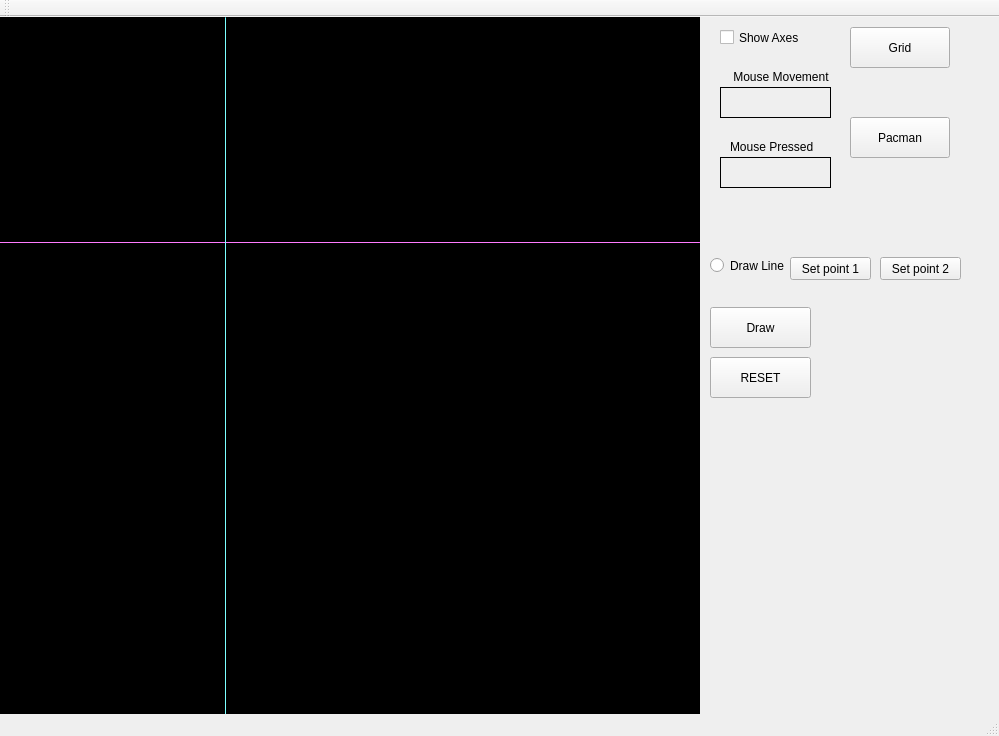
<?xml version="1.0" encoding="UTF-8"?>
<ui version="4.0">
 <class>MainWindow</class>
 <widget class="QMainWindow" name="MainWindow">
  <property name="geometry">
   <rect>
    <x>0</x>
    <y>0</y>
    <width>999</width>
    <height>736</height>
   </rect>
  </property>
  <property name="windowTitle">
   <string>MainWindow</string>
  </property>
  <widget class="QWidget" name="centralWidget">
   <widget class="my_label" name="frame">
    <property name="geometry">
     <rect>
      <x>0</x>
      <y>0</y>
      <width>700</width>
      <height>700</height>
     </rect>
    </property>
    <property name="cursor">
     <cursorShape>CrossCursor</cursorShape>
    </property>
    <property name="mouseTracking">
     <bool>true</bool>
    </property>
    <property name="styleSheet">
     <string notr="true">background-color: rgb(0, 0, 0);</string>
    </property>
    <property name="frameShape">
     <enum>QFrame::Box</enum>
    </property>
    <property name="lineWidth">
     <number>1</number>
    </property>
    <property name="text">
     <string/>
    </property>
   </widget>
   <widget class="QLabel" name="mouse_movement">
    <property name="geometry">
     <rect>
      <x>720</x>
      <y>70</y>
      <width>111</width>
      <height>31</height>
     </rect>
    </property>
    <property name="frameShape">
     <enum>QFrame::Panel</enum>
    </property>
    <property name="text">
     <string/>
    </property>
   </widget>
   <widget class="QLabel" name="label_3">
    <property name="geometry">
     <rect>
      <x>720</x>
      <y>50</y>
      <width>111</width>
      <height>20</height>
     </rect>
    </property>
    <property name="text">
     <string>    Mouse Movement</string>
    </property>
   </widget>
   <widget class="QLabel" name="mouse_pressed">
    <property name="geometry">
     <rect>
      <x>720</x>
      <y>140</y>
      <width>111</width>
      <height>31</height>
     </rect>
    </property>
    <property name="frameShape">
     <enum>QFrame::Panel</enum>
    </property>
    <property name="text">
     <string/>
    </property>
   </widget>
   <widget class="QLabel" name="label_5">
    <property name="geometry">
     <rect>
      <x>730</x>
      <y>120</y>
      <width>91</width>
      <height>20</height>
     </rect>
    </property>
    <property name="text">
     <string>Mouse Pressed</string>
    </property>
   </widget>
   <widget class="Line" name="x_axis">
    <property name="geometry">
     <rect>
      <x>0</x>
      <y>225</y>
      <width>700</width>
      <height>1</height>
     </rect>
    </property>
    <property name="styleSheet">
     <string notr="true">background-color: rgb(255, 85, 255);</string>
    </property>
    <property name="orientation">
     <enum>Qt::Horizontal</enum>
    </property>
   </widget>
   <widget class="Line" name="y_axis">
    <property name="geometry">
     <rect>
      <x>225</x>
      <y>0</y>
      <width>1</width>
      <height>700</height>
     </rect>
    </property>
    <property name="styleSheet">
     <string notr="true">
background-color: rgb(85, 255, 255);</string>
    </property>
    <property name="orientation">
     <enum>Qt::Vertical</enum>
    </property>
   </widget>
   <widget class="QCheckBox" name="show_axes">
    <property name="geometry">
     <rect>
      <x>720</x>
      <y>10</y>
      <width>91</width>
      <height>21</height>
     </rect>
    </property>
    <property name="text">
     <string>Show Axes</string>
    </property>
   </widget>
   <widget class="QPushButton" name="Draw">
    <property name="geometry">
     <rect>
      <x>710</x>
      <y>290</y>
      <width>101</width>
      <height>41</height>
     </rect>
    </property>
    <property name="text">
     <string>Draw</string>
    </property>
   </widget>
   <widget class="QRadioButton" name="draw_line">
    <property name="geometry">
     <rect>
      <x>710</x>
      <y>240</y>
      <width>77</width>
      <height>17</height>
     </rect>
    </property>
    <property name="text">
     <string>Draw Line</string>
    </property>
   </widget>
   <widget class="QPushButton" name="set_point1">
    <property name="geometry">
     <rect>
      <x>790</x>
      <y>240</y>
      <width>81</width>
      <height>23</height>
     </rect>
    </property>
    <property name="text">
     <string>Set point 1</string>
    </property>
   </widget>
   <widget class="QPushButton" name="set_point2">
    <property name="geometry">
     <rect>
      <x>880</x>
      <y>240</y>
      <width>81</width>
      <height>23</height>
     </rect>
    </property>
    <property name="text">
     <string>Set point 2</string>
    </property>
   </widget>
   <widget class="QPushButton" name="pushButton">
    <property name="geometry">
     <rect>
      <x>710</x>
      <y>340</y>
      <width>101</width>
      <height>41</height>
     </rect>
    </property>
    <property name="text">
     <string>RESET</string>
    </property>
   </widget>
   <widget class="QPushButton" name="grid">
    <property name="geometry">
     <rect>
      <x>850</x>
      <y>10</y>
      <width>100</width>
      <height>41</height>
     </rect>
    </property>
    <property name="text">
     <string>Grid</string>
    </property>
   </widget>
   <widget class="QPushButton" name="pacman">
    <property name="geometry">
     <rect>
      <x>850</x>
      <y>100</y>
      <width>100</width>
      <height>41</height>
     </rect>
    </property>
    <property name="text">
     <string>Pacman</string>
    </property>
   </widget>
  </widget>
  <widget class="QMenuBar" name="menuBar">
   <property name="geometry">
    <rect>
     <x>0</x>
     <y>0</y>
     <width>999</width>
     <height>22</height>
    </rect>
   </property>
  </widget>
  <widget class="QToolBar" name="mainToolBar">
   <attribute name="toolBarArea">
    <enum>TopToolBarArea</enum>
   </attribute>
   <attribute name="toolBarBreak">
    <bool>false</bool>
   </attribute>
  </widget>
  <widget class="QStatusBar" name="statusBar"/>
 </widget>
 <layoutdefault spacing="6" margin="11"/>
 <customwidgets>
  <customwidget>
   <class>my_label</class>
   <extends>QLabel</extends>
   <header location="global">my_label.h</header>
  </customwidget>
 </customwidgets>
 <resources/>
 <connections/>
</ui>
